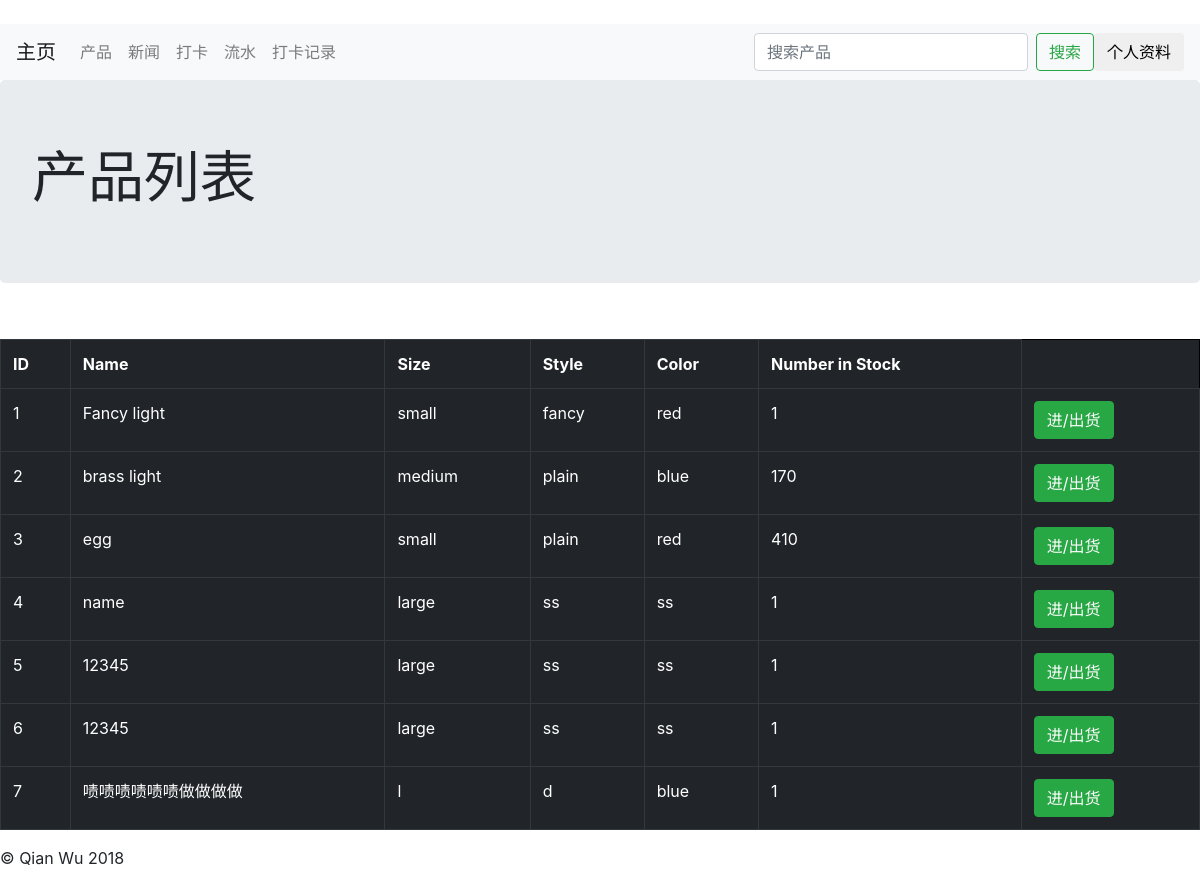
Screenshot of /products/ with the database file from the repository.
### products/models.py (models this page shows, shortened)
class product_model(models.Model):
    id = models.AutoField(primary_key = True)
    name = models.CharField(max_length = 100)
    size = models.CharField(max_length = 100)
    style = models.CharField(max_length = 100)
    color = models.CharField(max_length = 100)
    number_in_stock = models.IntegerField(default= 1)

### products/views.py (the view)
# urls.py: path('', products_home),
def products_home(request):
    all_products = product_model.objects.all()
    return render(request, 'products.html', {
        'data': "Hello Django ",
        'all_products': all_products,
    })

### templates/products.html
{% extends 'base.html' %}
{% block body %}
    <div class="jumbotron">
  <h1 class="display-4">产品列表</h1>
    </div>
<br>
    <table class="table table-dark">
  <tr>
      <th>ID</th>
    <th>Name</th>
    <th>Size</th>
      <th>Style</th>
    <th>Color</th>
      <th>Number in Stock</th>
  </tr>
  {% for product in all_products %}
      <tr>
      <td>
              {{ product.pk}}
          </td>
    <td>
        {{ product.name}}
    </td>
      <td>
        {{ product.size}}
    </td>
      <td>
        {{ product.style}}
    </td>
      <td>
        {{ product.color}}
    </td>
      <td>
        {{ product.number_in_stock}}
    </td>
          <td>
              <button onclick="location.href = '/products/import_export';" class="btn btn-success">进/出货</button>
          </td>
      </tr>
  {% endfor %}
</table>
{% endblock %}

### templates/base.html (shortened to what this page needs)
<!DOCTYPE html>
<html lang="en">
<head>
     <link rel="stylesheet" href="https://stackpath.bootstrapcdn.com/bootstrap/4.1.3/css/bootstrap.min.css">
</head>
<body>
<br>
<nav class="navbar navbar-expand-lg navbar-light bg-light">
  <a class="navbar-brand" href="/">主页</a>
  <div class="collapse navbar-collapse" id="navbarSupportedContent">
    <ul class="navbar-nav mr-auto">
        <li class="nav-item">
        <a class="nav-link" href="/products">产品</a>
      </li>
      <li class="nav-item">
        <a class="nav-link" href="/news">新闻</a>
      </li>
         <li class="nav-item">
        <a class="nav-link" href="/punch">打卡</a>
      </li>
        <li class="nav-item">
        <a class="nav-link" href="/punch">流水</a>
      </li>
        <li class="nav-item">
        <a class="nav-link" href="/punch">打卡记录</a>
      </li>
    </ul>
    <form class="form-inline my-2 my-lg-0">
      <input class="form-control mr-sm-2" type="search" placeholder="搜索产品" aria-label="Search">
      <button class="btn btn-outline-success my-2 my-sm-0" type="submit">搜索</button>
    </form>
      <button class="btn" type="">个人资料</button>
  </div>
</nav>
{% block body %}
{% endblock %}
<footer>
        <p>© Qian Wu 2018</p>
      </footer>
</body>
</html>

### rows the page displays
product_model: pk "1", name "Fancy light", size "small", style "fancy", color "red", number_in_stock "1"
product_model: pk "2", name "brass light", size "medium", style "plain", color "blue", number_in_stock "170"
product_model: pk "3", name "egg", size "small", style "plain", color "red", number_in_stock "410"
product_model: pk "4", name "name", size "large", style "ss", color "ss", number_in_stock "1"
product_model: pk "5", name "12345", size "large", style "ss", color "ss", number_in_stock "1"
product_model: pk "6", name "12345", size "large", style "ss", color "ss", number_in_stock "1"
product_model: pk "7", name "啧啧啧啧啧啧做做做做", size "l", style "d", color "blue", number_in_stock "1"
